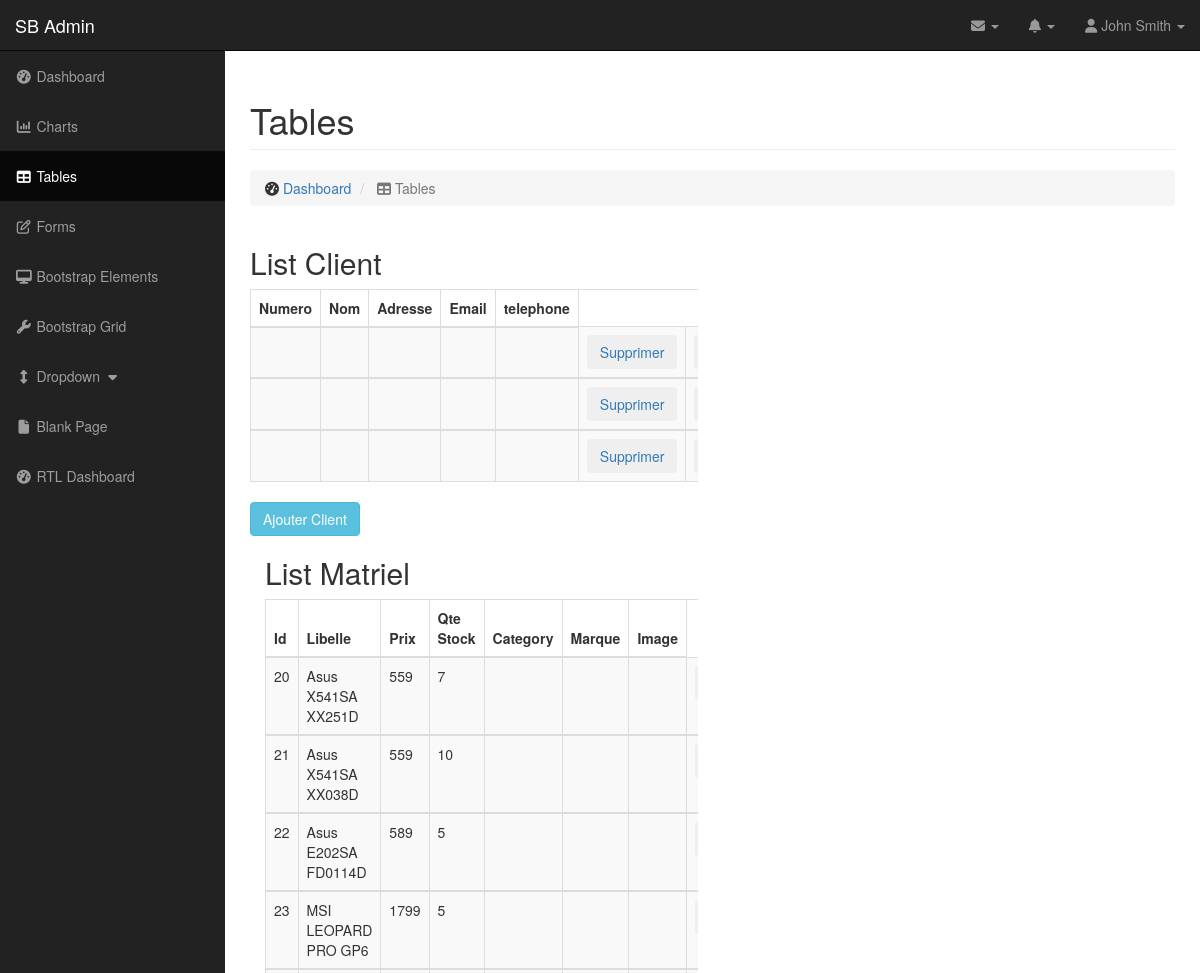
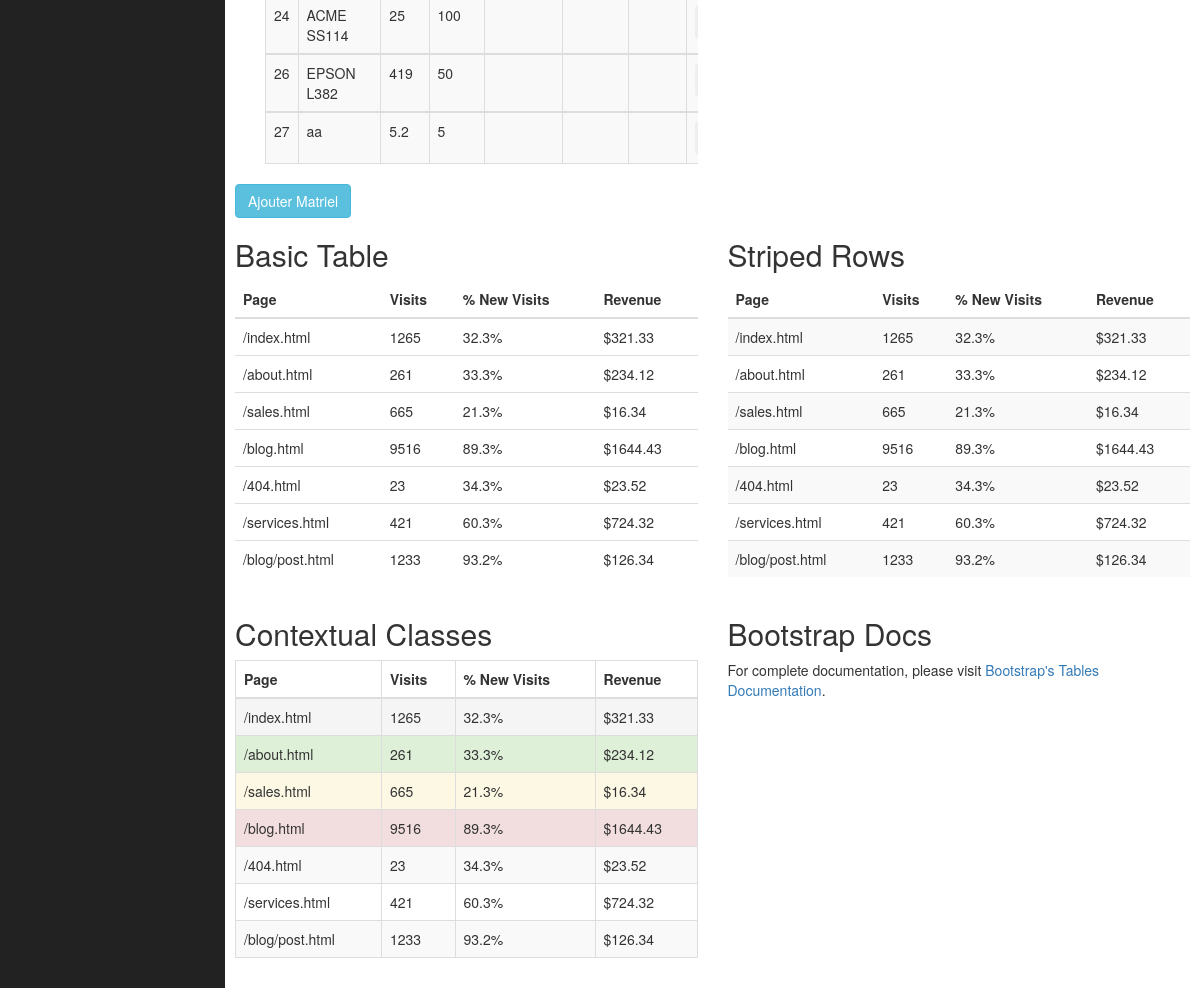
The app's page /tables0.php with its own data (2 pictures, top to bottom).
### tables this page shows
CREATE TABLE `client` (
  `idclient` int(11) NOT NULL,
  `nomClient` varchar(20) NOT NULL,
  `emailClient` varchar(20) NOT NULL,
  `telclient` varchar(8) NOT NULL,
  `adressclient` varchar(100) NOT NULL,
  `login` varchar(20) NOT NULL,
  `motpass` varchar(20) NOT NULL,
  `niveau` int(11) NOT NULL DEFAULT '2',
  `etat` varchar(10) NOT NULL DEFAULT 'bloque',
  `cin` varchar(8) NOT NULL,
  `remise` float NOT NULL DEFAULT '1'
);

CREATE TABLE `matriel` (
  `idmat` int(11) NOT NULL,
  `libmat` varchar(20) NOT NULL,
  `prix` float NOT NULL,
  `description` varchar(100) NOT NULL,
  `categoriemat` int(11) NOT NULL,
  `qte_stock` float NOT NULL,
  `image` varchar(20) NOT NULL
);

### tables0.php (the view, shortened to what this page needs)
<!DOCTYPE html>
<?php
   $servername  = "localhost";
   $username = "root";
   $password = "";
   try {
       $cnx = new PDO("mysql:host=$servername;dbname=venteinfo",$username,$password);
       $cnx->setAttribute(PDO::ATTR_ERRMODE, PDO::ERRMODE_EXCEPTION);
       $req = $cnx->prepare("select * FROM client");
       $req->execute();
       $res = $req;
   } catch (Exception $e) {
     echo $e;
   }
    ?>
<html lang="en">
   <head>
      <link href="css/bootstrap.min.css" rel="stylesheet">
      <link href="css/sb-admin.css" rel="stylesheet">
      <link href="font-awesome/css/font-awesome.min.css" rel="stylesheet" type="text/css">
   </head>
   <body>
      <div id="wrapper">
         <nav class="navbar navbar-inverse navbar-fixed-top" role="navigation">
            <div class="navbar-header">
               <a class="navbar-brand" href="index.html">SB Admin</a>
            </div>
            <ul class="nav navbar-right top-nav">
               <li class="dropdown">
                  <a href="#" class="dropdown-toggle" data-toggle="dropdown"><i class="fa fa-envelope"></i> <b class="caret"></b></a>
               </li>
               <li class="dropdown">
                  <a href="#" class="dropdown-toggle" data-toggle="dropdown"><i class="fa fa-bell"></i> <b class="caret"></b></a>
               </li>
               <li class="dropdown">
                  <a href="#" class="dropdown-toggle" data-toggle="dropdown"><i class="fa fa-user"></i> John Smith <b class="caret"></b></a>
               </li>
            </ul>
            <div class="collapse navbar-collapse navbar-ex1-collapse">
               <ul class="nav navbar-nav side-nav">
                  <li>
                     <a href="index.html"><i class="fa fa-fw fa-dashboard"></i> Dashboard</a>
                  </li>
                  <li>
                     <a href="charts.html"><i class="fa fa-fw fa-bar-chart-o"></i> Charts</a>
                  </li>
                  <li class="active">
                     <a href="tables.html"><i class="fa fa-fw fa-table"></i> Tables</a>
                  </li>
                  <li>
                     <a href="forms.html"><i class="fa fa-fw fa-edit"></i> Forms</a>
                  </li>
                  <li>
                     <a href="bootstrap-elements.html"><i class="fa fa-fw fa-desktop"></i> Bootstrap Elements</a>
                  </li>
                  <li>
                     <a href="bootstrap-grid.html"><i class="fa fa-fw fa-wrench"></i> Bootstrap Grid</a>
                  </li>
                  <li>
                     <a href="javascript:;" data-toggle="collapse" data-target="#demo"><i class="fa fa-fw fa-arrows-v"></i> Dropdown <i class="fa fa-fw fa-caret-down"></i></a>
                  </li>
                  <li>
                     <a href="blank-page.html"><i class="fa fa-fw fa-file"></i> Blank Page</a>
                  </li>
                  <li>
                     <a href="index-rtl.html"><i class="fa fa-fw fa-dashboard"></i> RTL Dashboard</a>
                  </li>
               </ul>
            </div>
         </nav>
         <div id="page-wrapper">
            <div class="container-fluid">
               <div class="row">
                  <div class="col-lg-12">
                     <h1 class="page-header">
                        Tables
                     </h1>
                     <ol class="breadcrumb">
                        <li>
                           <i class="fa fa-dashboard"></i>  <a href="index.html">Dashboard</a>
                        </li>
                        <li class="active">
                           <i class="fa fa-table"></i> Tables
                        </li>
                     </ol>
                  </div>
               </div>
               <div class="row">
                  <div class="col-lg-6">
                     <h2>List Client</h2>
                     <div class="table-responsive">
                        <table class="table table-bordered table-hover table-striped">
                           <thead>
                              <tr>
                                 <th>Numero</th>
                                 <th>Nom</th>
                                 <th>Adresse</th>
                                 <th>Email</th>
                                 <th>telephone</th>
                              </tr>
                           </thead>
                           <tbody>
                              <?php while ($ligne = $res->fetch(PDO::FETCH_ASSOC)) { ?>
                              <tr>
                                 <td><?php echo($ligne['numcl']) ?></td>
                                 <td><?php echo($ligne['nomcl']) ?></td>
                                 <td><?php echo($ligne['prenomcl']) ?></td>
                                 <td> <?php echo($ligne['adresscl']) ?></td>
                                 <td><?php echo($ligne['telcl']) ?></td>
                                 <?php $c = $ligne['numcl']; ?>
                                 <td> <?php  echo("<a href='suppClient.php?x=$c'><button type=button class=btn btn-sm btn-primary> Supprimer</button></a>");?> </td>
                                 <td> <?php echo ("<a href='modifClient.php?y=$c'><button type=button class=btn btn-sm btn-primary>Modifier</button></a>"); ?> </td>
                              </tr>
                           </tbody>
                           <?php } ?>
                        </table>
                        <div class="">
                           <button type="button" name="btn_ajout"  class="btn btn-info" data-toggle="modal" data-target="#myModal">Ajouter Client</button>
                        </div>
                     </div>
                  </div>
               </div>
               <div class="col-lg-6">
                  <?php $req = $cnx->prepare("select * FROM matriel");
                     $req->execute();
                     $res = $req; ?>
                  <h2>List Matriel</h2>
                  <div class="table-responsive">
                     <table class="table table-bordered table-hover table-striped">
                        <thead>
                           <tr>
                              <th>Id</th>
                              <th>Libelle</th>
                              <th>Prix</th>
                              <th>Qte Stock</th>
                              <th>Category</th>
                              <th>Marque</th>
                              <th>Image</th>
                           </tr>
                        </thead>
                        <tbody>
                           <?php while ($ligne = $res->fetch(PDO::FETCH_ASSOC)) {
                              echo "
                              <tr>
                                  <td>".$ligne['idmat']."</td>
                                  <td>".$ligne['libmat']."</td>
                                  <td>".$ligne['prix']."</td>
                                  <td>".$ligne['qte_stock']."</td>
                                  <td>".$ligne['categorie']."</td>
                                  <td>".$ligne['marque']."</td>
                                  <td>".$ligne['Image']."</td>";
                                  $m = $ligne['idmat'];
                                echo "  <td><a href='suppMatriel.php?x=$m'><button type=button class=btn btn-sm btn-primary> Supprimer</button></a></td>
                                  <td> <a href='modifmatriel.php?>'><button type=button class=btn btn-sm btn-primary>Modifier</button></a> </td>
                              </tr>
                              </tbody>";
                              } ?>
                     </table>
                  </div>
               </div>
            </div>
            <div class="">
               <button type="button" name="btn_ajout"  class="btn btn-info" data-toggle="modal" data-target="#modalMatriel">Ajouter Matriel</button>
            </div>
            <div class="row">
               <div class="col-lg-6">
                  <h2>Basic Table</h2>
                  <div class="table-responsive">
                     <table class="table table-hover">
                        <thead>
                           <tr>
                              <th>Page</th>
                              <th>Visits</th>
                              <th>% New Visits</th>
                              <th>Revenue</th>
                           </tr>
                        </thead>
                        <tbody>
                           <tr>
                              <td>/index.html</td>
                              <td>1265</td>
                              <td>32.3%</td>
                              <td>$321.33</td>
                           </tr>
                           <tr>
                              <td>/about.html</td>
                              <td>261</td>
                              <td>33.3%</td>
                              <td>$234.12</td>
                           </tr>
                           <tr>
                              <td>/sales.html</td>
                              <td>665</td>
                              <td>21.3%</td>
                              <td>$16.34</td>
                           </tr>
                           <tr>
                              <td>/blog.html</td>
                              <td>9516</td>
                              <td>89.3%</td>
                              <td>$1644.43</td>
                           </tr>
                           <tr>
                              <td>/404.html</td>
                              <td>23</td>
                              <td>34.3%</td>
                              <td>$23.52</td>
                           </tr>
                           <tr>
                              <td>/services.html</td>
                              <td>421</td>
                              <td>60.3%</td>
                              <td>$724.32</td>
                           </tr>
                           <tr>
                              <td>/blog/post.html</td>
                              <td>1233</td>
                              <td>93.2%</td>
                              <td>$126.34</td>
                           </tr>
                        </tbody>
                     </table>
                  </div>
               </div>
               <div class="col-lg-6">
                  <h2>Striped Rows</h2>
                  <div class="table-responsive">
                     <table class="table table-hover table-striped">
                        <thead>
                           <tr>
                              <th>Page</th>
                              <th>Visits</th>
                              <th>% New Visits</th>
                              <th>Revenue</th>
                           </tr>
                        </thead>
                        <tbody>
                           <tr>
                              <td>/index.html</td>
                              <td>1265</td>
                              <td>32.3%</td>
                              <td>$321.33</td>
                           </tr>
                           <tr>
                              <td>/about.html</td>
                              <td>261</td>
                              <td>33.3%</td>
                              <td>$234.12</td>
                           </tr>
                           <tr>
                              <td>/sales.html</td>
                              <td>665</td>
                              <td>21.3%</td>
                              <td>$16.34</td>
                           </tr>
                           <tr>
                              <td>/blog.html</td>
                              <td>9516</td>
                              <td>89.3%</td>
                              <td>$1644.43</td>
                           </tr>
                           <tr>
                              <td>/404.html</td>
                              <td>23</td>
                              <td>34.3%</td>
                              <td>$23.52</td>
                           </tr>
                           <tr>
                              <td>/services.html</td>
                              <td>421</td>
                              <td>60.3%</td>
                              <td>$724.32</td>
                           </tr>
                           <tr>
                              <td>/blog/post.html</td>
                              <td>1233</td>
                              <td>93.2%</td>
                              <td>$126.34</td>
                           </tr>
                        </tbody>
                     </table>
                  </div>
               </div>
            </div>
            <div class="row">
               <div class="col-lg-6">
                  <h2>Contextual Classes</h2>
                  <div class="table-responsive">
                     <table class="table table-bordered table-hover table-striped">
                        <thead>
                           <tr>
                              <th>Page</th>
                              <th>Visits</th>
                              <th>% New Visits</th>
                              <th>Revenue</th>
                           </tr>
                        </thead>
                        <tbody>
                           <tr class="active">
                              <td>/index.html</td>
                              <td>1265</td>
                              <td>32.3%</td>
                              <td>$321.33</td>
                           </tr>
                           <tr class="success">
                              <td>/about.html</td>
                              <td>261</td>
                              <td>33.3%</td>
                              <td>$234.12</td>
                           </tr>
                           <tr class="warning">
                              <td>/sales.html</td>
                              <td>665</td>
                              <td>21.3%</td>
                              <td>$16.34</td>
                           </tr>
                           <tr class="danger">
                              <td>/blog.html</td>
                              <td>9516</td>
                              <td>89.3%</td>
                              <td>$1644.43</td>
                           </tr>
                           <tr>
                              <td>/404.html</td>
                              <td>23</td>
                              <td>34.3%</td>
                              <td>$23.52</td>
                           </tr>
                           <tr>
                              <td>/services.html</td>
                              <td>421</td>
                              <td>60.3%</td>
                              <td>$724.32</td>
                           </tr>
                           <tr>
                              <td>/blog/post.html</td>
                              <td>1233</td>
                              <td>93.2%</td>
                              <td>$126.34</td>
                           </tr>
                        </tbody>
                     </table>
                  </div>
               </div>
               <div class="col-lg-6">
                  <h2>Bootstrap Docs</h2>
                  <p>For complete documentation, please visit <a target="_blank" href="http://getbootstrap.com/css/#tables">Bootstrap's Tables Documentation</a>.</p>
               </div>
            </div>
         </div>
      </div>
   </body>
</html>

### records on screen
matriel: idmat "20", libmat "Asus X541SA XX251D", prix "559", qte_stock "7"
matriel: idmat "21", libmat "Asus X541SA XX038D", prix "559", qte_stock "10"
matriel: idmat "22", libmat "Asus E202SA FD0114D", prix "589", qte_stock "5"
matriel: idmat "23", libmat "MSI LEOPARD PRO GP6", prix "1799", qte_stock "5"
matriel: idmat "24", libmat "ACME SS114", prix "25", qte_stock "100"
matriel: idmat "26", libmat "EPSON L382", prix "419", qte_stock "50"
matriel: idmat "27", libmat "aa", prix "5.2", qte_stock "5"
